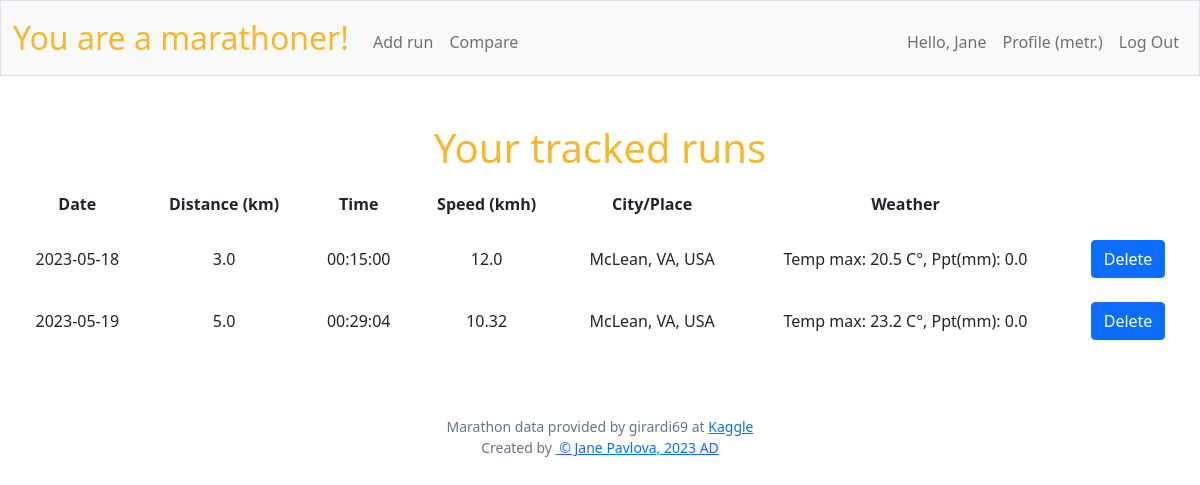
Page / (signed in) on the earlier database version.
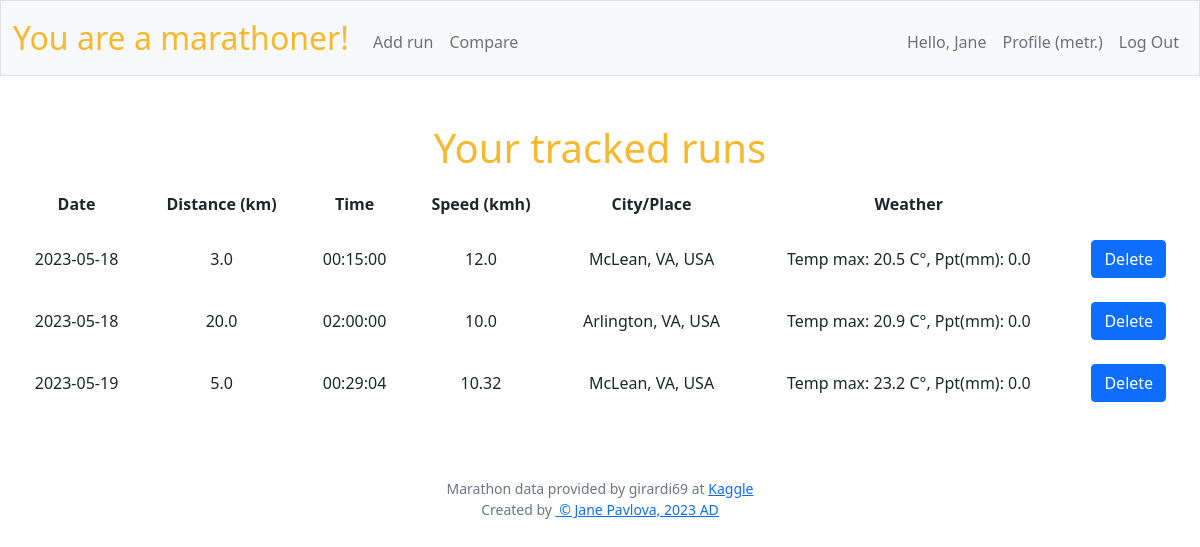
Same page on the later database version.
### tables this page shows
CREATE TABLE users (id INTEGER PRIMARY KEY AUTOINCREMENT NOT NULL, username TEXT NOT NULL, hash TEXT NOT NULL, imperial INTEGER NOT NULL DEFAULT 0);

CREATE TABLE runs (
id INTEGER PRIMARY KEY AUTOINCREMENT NOT NULL,
    user_id INTEGER,
    rundate DATETIME NOT NULL DEFAULT CURRENT_TIMESTAMP,
    distance REAL NOT NULL,
    runtime TEXT NOT NULL,
    speed REAL NOT NULL,
    weather TEXT, city TEXT,
    FOREIGN KEY (user_id) REFERENCES users (id));

### app.py (the view)
@app.route("/", methods=["GET"])
@login_required
def index():
    runs = get_user_runs(session["user_id"], g.crs)
    today = date.today()
    flash_message = False
    if len(runs) != 0:
        flash_message = True
    return render_template("layout.html", flash_message = flash_message, runs = runs, futuredate = today)

### app.py (called while the page is built)
@app.before_request
def before_request():
    if "db" not in g:
        g.db = sqlite3.connect("marathoner.db", check_same_thread=False)
    if "crs" not in g:
        g.crs = g.db.cursor()

@app.after_request
def after_request(response):
    if g.db is not None:
        g.db.close()
    response.headers["Cache-Control"] = "no-cache, no-store, must-revalidate"
    response.headers["Expires"] = 0
    response.headers["Pragma"] = "no-cache"
    return response

### supportfunctions.py (called while the page is built)
def login_required(f):
    @wraps(f)
    def decorated_function(*args, **kwargs):
        if session.get("user_id") is None:
            return redirect("/login")
        return f(*args, **kwargs)
    return decorated_function

def convert_to_date(datestr):
    return datetime.strptime(datestr, "%Y-%m-%d").date()

### templates/layout.html (shortened to what this page needs)
<!DOCTYPE html>
<html lang="en">
    <head>
        <link href="https://cdn.jsdelivr.net/npm/bootstrap@5.1.3/dist/css/bootstrap.min.css"
 rel="stylesheet">
        <link href="/static/styles.css" rel="stylesheet">
    </head>
    <body>
        <nav class="bg-light border navbar navbar-expand-md navbar-light">
            <div class="container-fluid">
                <a class="navbar-brand" href="/"><span class="yellow">You</span><span class="yellow"> are</span><span class="yellow"> a</span><span class="yellow"> marathoner!</span></a>
                <div class="collapse navbar-collapse" id="navbar">
                    {% if session["user_id"] %}
                    <ul class="navbar-nav me-auto mt-2">
                        <li class="nav-item"><a class="nav-link" href="/addrun">Add run</a></li>
                        <li class="nav-item"><a class="nav-link" href="/compare">Compare</a></li>
                    </ul>
                    <ul class="navbar-nav ms-auto mt-2">
                        <li class="nav-link">Hello, {{ session["username"] }}</li>
                        <li class="nav-item"><a class="nav-link" href="/settings">Profile {% if session["imperial"]==1 %}(imp.){% else %}(metr.){% endif %}</a></li>
                        <li class="nav-item"><a class="nav-link" href="/logout">Log Out</a></li>
                    </ul>
                    {% else %}
                    <ul class="navbar-nav ms-auto mt-2">
                        <li class="nav-item"><a class="nav-link" href="/register">Register</a></li>
                        <li class="nav-item"><a class="nav-link" href="/login">Log In</a></li>
                    </ul>
                    {% endif %}
                </div>
            </div>
        </nav>
        <main class="container-fluid py-5 text-center">
                {% block main %}
                {% if session["user_id"] %}
                    {% if flash_message == True %}
                        <h1>Your tracked runs</h1>
                        <table>
                            <thead>
                                <tr>
                                    <th>Date</th>
                                    <th>Distance {% if session["imperial"]==1 %}(mi){% else %}(km){% endif %}</th>
                                    <th>Time</th>
                                    <th>Speed {% if session["imperial"]==1 %}(mph){% else %}(kmh){% endif %}</th>
                                    <th>City/Place</th>
                                    <th>Weather</th>
                                </tr>
                            </thead>
                            <tbody>
                                {% for run in runs %}
                                <tr {% if run.date|convertdate > futuredate %} class="futuredate" {% endif %}>
                                    <td>{{ run.date }}</td>
                                    <td>{{ run.distance }}</td>
                                    <td>{{ run.time}}</td>
                                    <td>{{ run.speed }}</td>
                                    <td>{{ run.city }}</td>
                                    <td>{{ run.weather }}</td>
                                    <td><button type="button" onclick="deleteTableRow('{{ run.id }}')" class="btn btn-primary">Delete</button></td>
                                </tr>
                                {% endfor %}
                            </tbody>
                        </table>
                    {% else %}
                        <h1>Your tracked runs</h1>
                        <h2>No runs yet tracked, stay put!</h2>
                    {% endif %}
                {% else %}
                        <h1>Login or register to start running!</h1>
                {% endif %}
                {% endblock %}
        </main>
        <footer class="mb-5 small text-center text-muted">
            Marathon data provided by girardi69 at <a
                href="https://www.kaggle.com/datasets/girardi69/marathon-time-predictions" target="_blank" rel="noopener noreferrer">Kaggle</a>
                <div>
                    Created by <a
                    href="https://github.com/pavlovajane" target="_blank" rel="noopener noreferrer">&nbsp;<span>&copy;</span>&nbsp;Jane Pavlova, 2023 AD</a>
                </div>
        </footer>
    </body>
</html>

### static/styles.css (style rules this page uses)
nav .navbar-brand { font-size: xx-large; }
nav .navbar-brand .yellow, h1, h2 { color: #f5b82e; }
table { background-color: transparent; margin-bottom: 1rem; width: 100%; }
table th, table td { padding: 0.75rem; vertical-align: middle; }

Differences in the rows shown:
added runs: date "2023-05-18", distance "20.0", time "02:00:00", speed "10.0", city "Arlington, VA, USA", weather "Temp max: 20.9 C°, Ppt(mm): 0.0"
